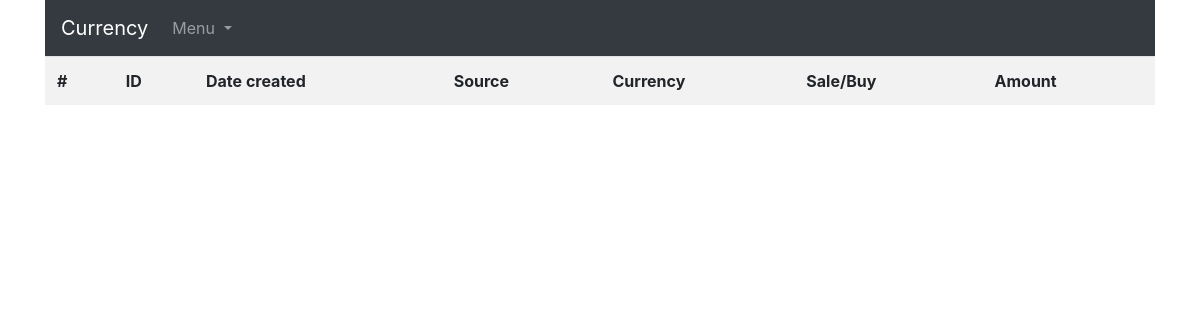
Before: /rate/latest/ with the older database file.
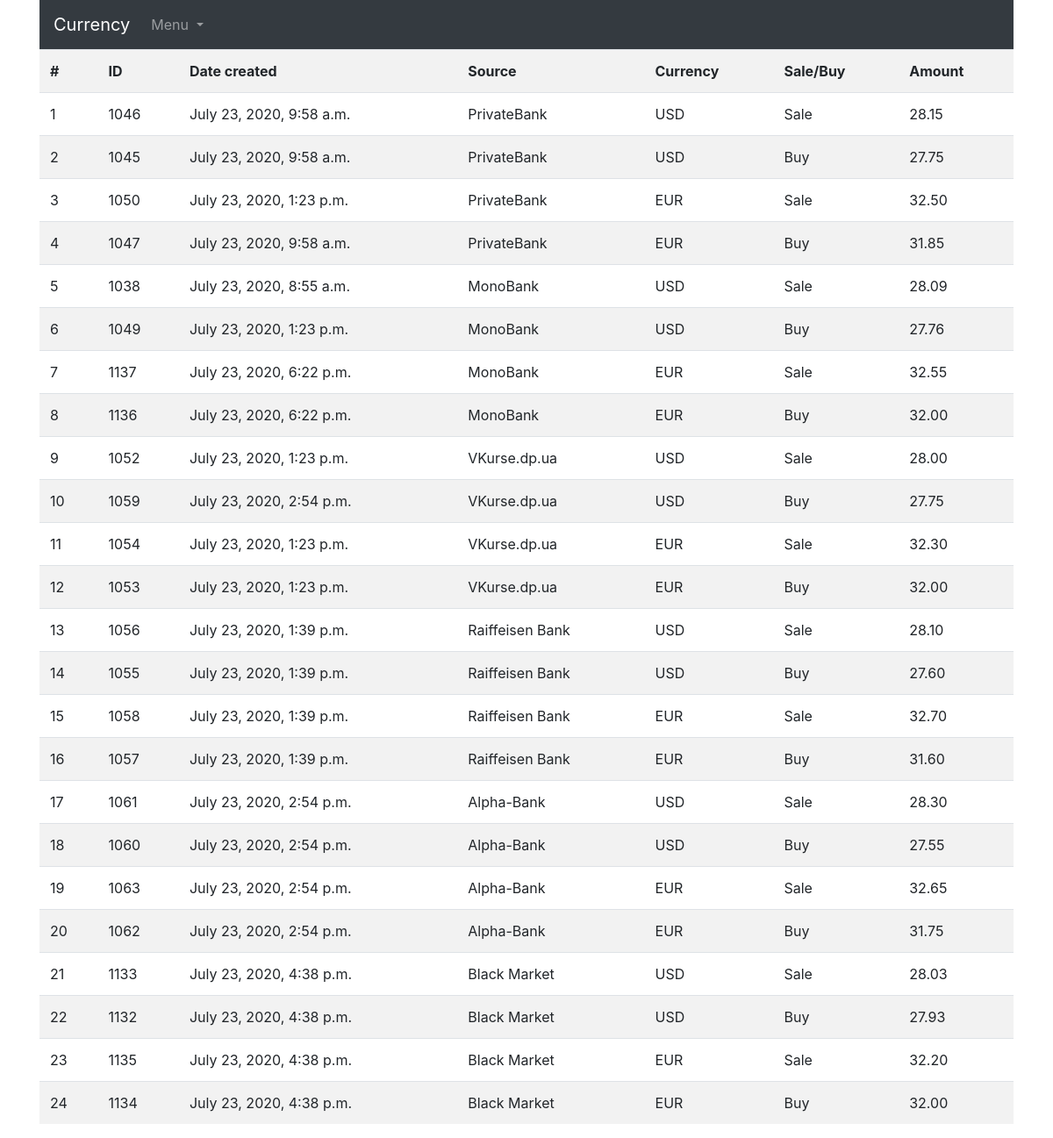
After: the same page with the newer database file.
### rate/models.py (models this page shows, shortened)
class Rate(models.Model):
    created = models.DateTimeField(auto_now_add=True)
    amount = models.DecimalField(max_digits=5, decimal_places=2)
    source = models.PositiveSmallIntegerField(choices=mch.SOURCE_CHOICES)
    currency_type = models.PositiveSmallIntegerField(choices=mch.CURRENCY_TYPES_CHOICES)
    type = models.PositiveSmallIntegerField(choices=mch.RATE_TYPES_CHOICES)  # noqa

### rate/views.py (the view)
# urls.py: path('latest/', views.LatestRates.as_view(), name='latest-rates'),
class LatestRates(TemplateView):
    template_name = 'latest-ratest.html'
    def get_context_data(self, **kwargs):
        context = super().get_context_data(**kwargs)
        context['object_list'] = get_latest_rates()
        return context

### rate/selectors.py (called while the page is built)
def get_cache_key(source, currency, type_):
    return f'{source}_{currency}_{type_}'

def get_latest_rates():
    object_list = []
    for s in mch.SOURCE_CHOICES:
        source = s[0]
        for cur in mch.CURRENCY_TYPES_CHOICES:
            currency = cur[0]
            for r in mch.RATE_TYPES_CHOICES:
                rate_type = r[0]
                key = get_cache_key(source, currency, rate_type)
                cached_rate = cache.get(key)
                if cached_rate is None:
                    rate = Rate.objects.filter(
                        source=source,
                        currency_type=currency,
                        type=rate_type
                    ).order_by('created').last()
                    if rate is not None:
                        cache.set(key, rate, 60*15)
                        object_list.append(rate)
                else:
                    object_list.append(cached_rate)
    return object_list

### rate/templates/latest-ratest.html
{% extends 'base.html' %}
{% block content %}
<table class="table table-striped">
    <tr>
        <th>#</th> <th>ID</th> <th>Date created</th> <th>Source</th> <th>Currency</th> <th>Sale/Buy</th> <th>Amount</th>
    </tr>
    {% for i in object_list %}
    <tr>
        <td>{{ forloop.counter }}</td>
        <td>{{ i.id }}</td>
        <td>{{ i.created }}</td>
        <td>{{ i.get_source_display }}</td>
        <td>{{ i.get_currency_type_display }}</td>
        <td>{{ i.get_type_display }}</td>
        <td>{{ i.amount }}</td>
    </tr>
    {% endfor %}
</table>
{% endblock content %}

### templates/base.html (shortened to what this page needs)
<!DOCTYPE html>
<html lang="en">
<head>
    <link rel="stylesheet" href="https://stackpath.bootstrapcdn.com/bootstrap/4.5.0/css/bootstrap.min.css"
>
</head>
<body>
    <div class="container">
        {% include "navbar.html" %}
        {% block content %}{% endblock content %}
    </div>
</body>
</html>

### templates/navbar.html (shortened to what this page needs)
<nav class="navbar navbar-expand-lg navbar-dark bg-dark">
  <a class="navbar-brand" href="/">Currency</a>
  <div class="collapse navbar-collapse" id="navbarSupportedContent">
    <ul class="navbar-nav mr-auto" >
      <li class="nav-item dropdown" >
        <a class="nav-link dropdown-toggle" href="#" id="navbarDropdown" role="button" data-toggle="dropdown" aria-haspopup="true" aria-expanded="false" >
          Menu
        </a>
      </li>
    </ul>
  </div>
</nav>

Changed rows visible on the page:
added Rate: id "1046", created "July 23, 2020, 9:58 a.m.", source "PrivateBank", currency_type "USD", type "Sale", amount "28.15"
added Rate: id "1045", created "July 23, 2020, 9:58 a.m.", source "PrivateBank", currency_type "USD", type "Buy", amount "27.75"
added Rate: id "1050", created "July 23, 2020, 1:23 p.m.", source "PrivateBank", currency_type "EUR", type "Sale", amount "32.50"
added Rate: id "1047", created "July 23, 2020, 9:58 a.m.", source "PrivateBank", currency_type "EUR", type "Buy", amount "31.85"
added Rate: id "1038", created "July 23, 2020, 8:55 a.m.", source "MonoBank", currency_type "USD", type "Sale", amount "28.09"
added Rate: id "1049", created "July 23, 2020, 1:23 p.m.", source "MonoBank", currency_type "USD", type "Buy", amount "27.76"
added Rate: id "1137", created "July 23, 2020, 6:22 p.m.", source "MonoBank", currency_type "EUR", type "Sale", amount "32.55"
added Rate: id "1136", created "July 23, 2020, 6:22 p.m.", source "MonoBank", currency_type "EUR", type "Buy", amount "32.00"
added Rate: id "1052", created "July 23, 2020, 1:23 p.m.", source "VKurse.dp.ua", currency_type "USD", type "Sale", amount "28.00"
added Rate: id "1059", created "July 23, 2020, 2:54 p.m.", source "VKurse.dp.ua", currency_type "USD", type "Buy", amount "27.75"
added Rate: id "1054", created "July 23, 2020, 1:23 p.m.", source "VKurse.dp.ua", currency_type "EUR", type "Sale", amount "32.30"
added Rate: id "1053", created "July 23, 2020, 1:23 p.m.", source "VKurse.dp.ua", currency_type "EUR", type "Buy", amount "32.00"
added Rate: id "1056", created "July 23, 2020, 1:39 p.m.", source "Raiffeisen Bank", currency_type "USD", type "Sale", amount "28.10"
added Rate: id "1055", created "July 23, 2020, 1:39 p.m.", source "Raiffeisen Bank", currency_type "USD", type "Buy", amount "27.60"
added Rate: id "1058", created "July 23, 2020, 1:39 p.m.", source "Raiffeisen Bank", currency_type "EUR", type "Sale", amount "32.70"
added Rate: id "1057", created "July 23, 2020, 1:39 p.m.", source "Raiffeisen Bank", currency_type "EUR", type "Buy", amount "31.60"
added Rate: id "1061", created "July 23, 2020, 2:54 p.m.", source "Alpha-Bank", currency_type "USD", type "Sale", amount "28.30"
added Rate: id "1060", created "July 23, 2020, 2:54 p.m.", source "Alpha-Bank", currency_type "USD", type "Buy", amount "27.55"
added Rate: id "1063", created "July 23, 2020, 2:54 p.m.", source "Alpha-Bank", currency_type "EUR", type "Sale", amount "32.65"
added Rate: id "1062", created "July 23, 2020, 2:54 p.m.", source "Alpha-Bank", currency_type "EUR", type "Buy", amount "31.75"
added Rate: id "1133", created "July 23, 2020, 4:38 p.m.", source "Black Market", currency_type "USD", type "Sale", amount "28.03"
added Rate: id "1132", created "July 23, 2020, 4:38 p.m.", source "Black Market", currency_type "USD", type "Buy", amount "27.93"
added Rate: id "1135", created "July 23, 2020, 4:38 p.m.", source "Black Market", currency_type "EUR", type "Sale", amount "32.20"
added Rate: id "1134", created "July 23, 2020, 4:38 p.m.", source "Black Market", currency_type "EUR", type "Buy", amount "32.00"
